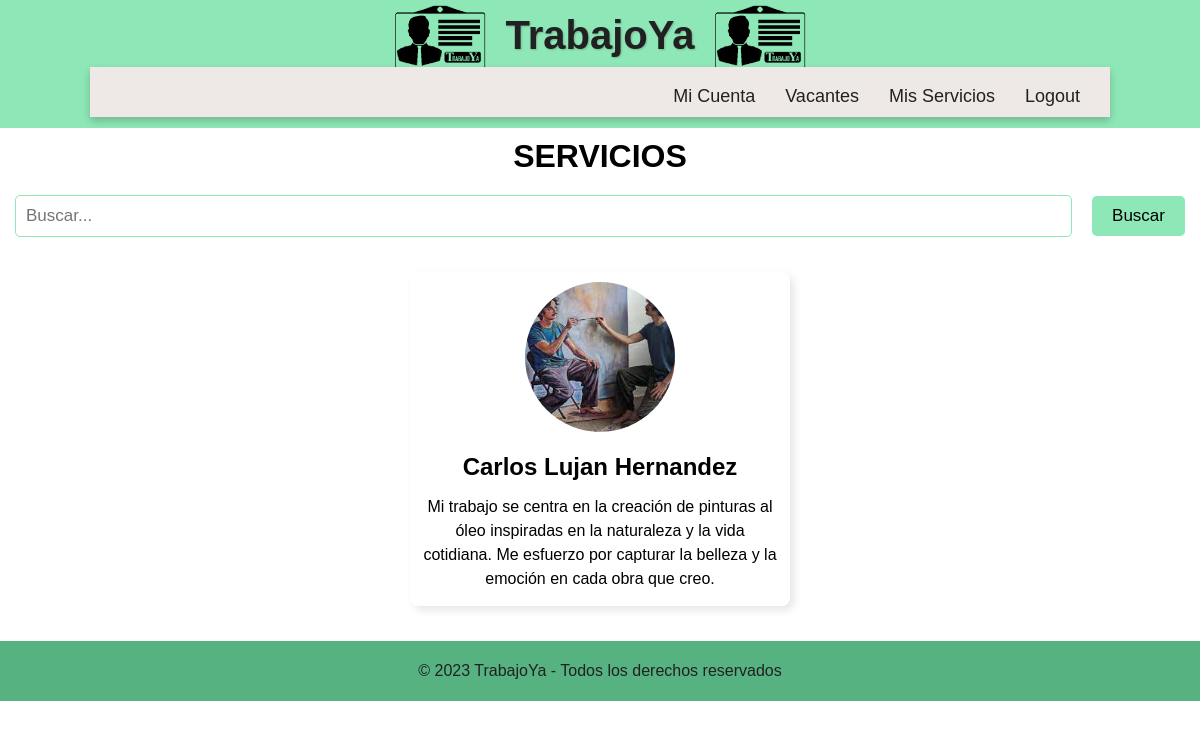
/trabajador/trabajadores/, run on an earlier commit of the app's database.
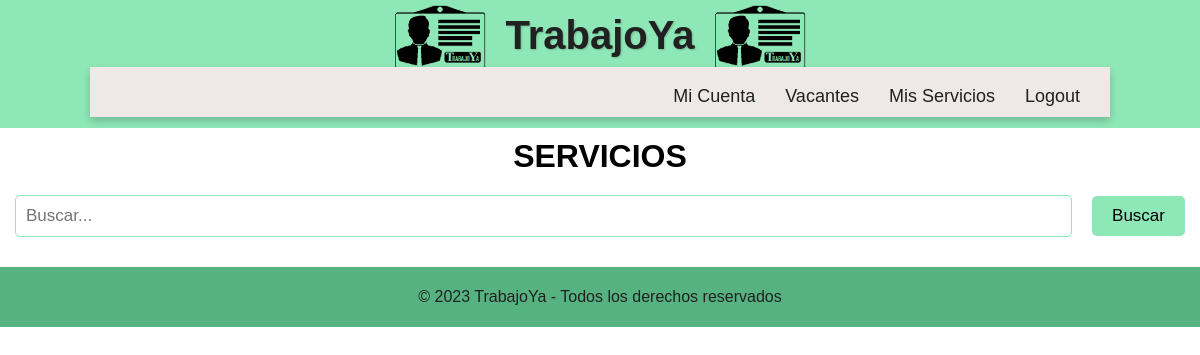
And on a later commit of the database.
### trabajador/models.py (models this page shows)
class Trabajador(models.Model):
    identificacion= models.IntegerField(primary_key=True)
    foto= models.ImageField(upload_to='images/', null=True, blank=True)
    nombre= models.CharField(max_length=20)
    apellidos= models.CharField(max_length=30)
    correo_electronico= models.CharField(max_length=50)
    celular= models.IntegerField()
    fecha_nacimiento= models.DateField()
    contraseña= models.CharField(max_length=20)
    estado= models.BooleanField(default=True)
    biografia = models.TextField()
    certificaciones = models.TextField(null=True, blank=True)
    habilidades = models.TextField()
    experiencia_laboral = models.TextField()
    historial_contratacion= models.TextField(null=True, blank=True)

### trabajador/views.py (the view)
# urls.py: path('trabajadores/', views.trabajadores, name='trabajadores'),
def trabajadores(request):
    buscar_termino = request.GET.get('buscarTermino')
    if buscar_termino:
        trabajadores = Trabajador.objects.filter(
                Q(nombre__icontains=buscar_termino) |  Q(apellidos__icontains=buscar_termino) | Q(celular__icontains=buscar_termino) |
                Q(habilidades__icontains=buscar_termino) | Q(experiencia_laboral__icontains=buscar_termino)
            )
    else:
        trabajadores= Trabajador.objects.all()
    return render(request, 'trabajadores.html', {'trabajadores': trabajadores})

### trabajador/templates/trabajadores.html (shortened to what this page needs)
<!DOCTYPE html>
{% extends 'baseTrabajador.html' %}
{% load static %}
    {% block additional_styles %}
    <link rel="stylesheet" href="{% static 'css/trabajadores.css' %}">
    {% endblock additional_styles %}
        {% block content %}
        <h1>SERVICIOS</h1>
        <form action="" class="search-bar">
            <input type="text" class="form-control" name="searchTerm" placeholder="Buscar...">
            <button type="submit" class="btn btn-primary">Buscar</button>
        </form>
        <div class="trabajador-list">
            {% for trabajador in trabajadores %}
            <div class="trabajador-card">
                <a href="{% url 'perfil'  trabajador_id=trabajador.identificacion %}">
                    <img src="{{ trabajador.foto.url }}" alt="Foto">
                </a>
                <div class="card-content p-3 mx-2">
                    <h2>{{ trabajador.nombre }} {{ trabajador.apellidos }}</h2>
                    <p>{{ trabajador.biografia }}</p>
                </div>
            </div>
            {% endfor %}
        </div>
        {% endblock content %}

What changed in the data, as far as the page shows it:
removed Trabajador: foto (picture), nombre "Carlos", apellidos "Lujan Hernandez", biografia "Mi trabajo se centra en la creación de pinturas al óleo inspiradas en la naturaleza y la vida cotidiana. Me esfuerzo por capturar la belleza y la emoción en cada obra que creo."
